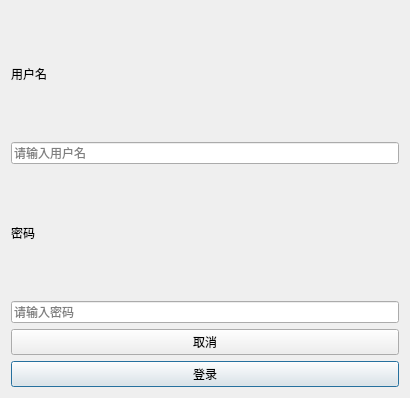
<?xml version="1.0" encoding="UTF-8"?>
<ui version="4.0">
 <class>Dialog</class>
 <widget class="QDialog" name="Dialog">
  <property name="geometry">
   <rect>
    <x>0</x>
    <y>0</y>
    <width>410</width>
    <height>398</height>
   </rect>
  </property>
  <property name="windowTitle">
   <string>用户\管理员登录</string>
  </property>
  <property name="windowIcon">
   <iconset>
    <normaloff>../icon/flight.png</normaloff>../icon/flight.png</iconset>
  </property>
  <layout class="QVBoxLayout" name="verticalLayout">
   <item>
    <widget class="QLabel" name="label_2">
     <property name="text">
      <string>用户名</string>
     </property>
    </widget>
   </item>
   <item>
    <widget class="QLineEdit" name="user_name">
     <property name="placeholderText">
      <string>请输入用户名</string>
     </property>
    </widget>
   </item>
   <item>
    <widget class="QLabel" name="label_3">
     <property name="text">
      <string>密码</string>
     </property>
    </widget>
   </item>
   <item>
    <widget class="QLineEdit" name="password">
     <property name="echoMode">
      <enum>QLineEdit::Password</enum>
     </property>
     <property name="placeholderText">
      <string>请输入密码</string>
     </property>
    </widget>
   </item>
   <item>
    <widget class="QPushButton" name="cancel">
     <property name="focusPolicy">
      <enum>Qt::NoFocus</enum>
     </property>
     <property name="text">
      <string>取消</string>
     </property>
    </widget>
   </item>
   <item>
    <widget class="QPushButton" name="login">
     <property name="text">
      <string>登录</string>
     </property>
    </widget>
   </item>
  </layout>
 </widget>
 <resources/>
 <connections/>
</ui>
